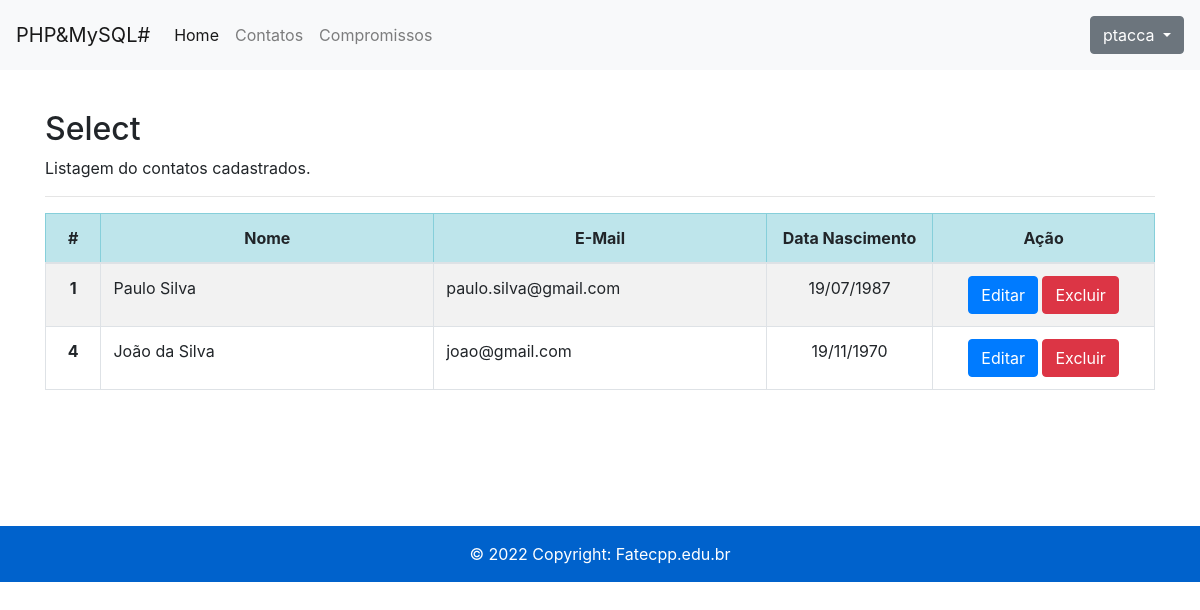
/select.php (signed in), run on an earlier commit of the app's database.
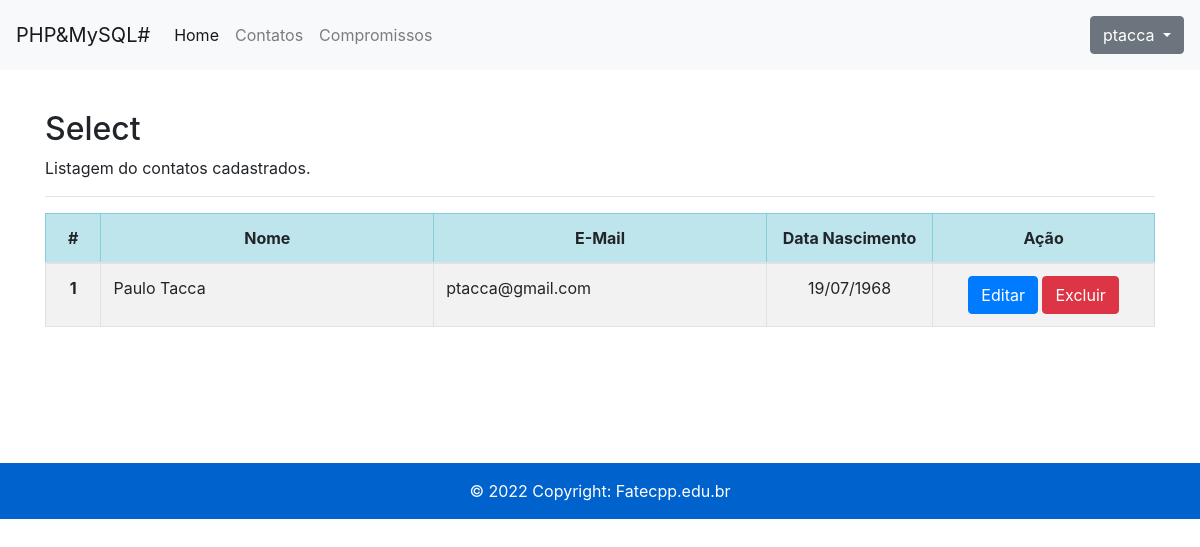
And on a later commit of the database.
### tables this page shows
CREATE TABLE `contatos` (
  `id` int(11) NOT NULL,
  `nome` varchar(100) NOT NULL,
  `email` varchar(100) NOT NULL,
  `datanasc` date DEFAULT NULL,
  `created_at` datetime NOT NULL DEFAULT current_timestamp()
);

### select.php (the view, shortened to what this page needs)
<?php
require("header-inc.php");
require_once('connection.php');
$mysql_query = "SELECT * FROM contatos ORDER BY id";
$result = $conn->query($mysql_query);
?>
<div class="container">
  <h2>Select</h2>
  <p>Listagem do contatos cadastrados.</p>
  <hr>
  <table class="table table-striped table-bordered table-hover">
    <thead>
      <tr class="table-info" style="text-align:center">
        <th scope="col" style="width: 5%;">#</th>
        <th scope="col">Nome</th>
        <th scope="col" style="width: 30%;">E-Mail</th>
        <th scope="col" style="width: 15%;">Data Nascimento</th>
        <th scope="col" style="width: 20%;">Ação</th>
      </tr>
    </thead>
    <tbody>
      <?php while($data = mysqli_fetch_array($result)) { ?>
      <tr>
        <th scope="row" style="text-align:center"><?php echo $data['id']; ?></th>
        <td><?php echo $data['nome']; ?></td>
        <td><?php echo $data['email']; ?></td>
        <td style="text-align:center"><?php echo date('d/m/Y', strtotime($data['datanasc'])); ?></td>
        <td style="text-align:center">
          <a href="update.php?id=<?php echo $data['id']; ?>">
            <button type="button" class="btn btn-primary">Editar</button></a>
          <a href="delete.php?id=<?php echo $data['id']; ?>">
            <button type="button" class="btn btn-danger">Excluir</button></a>
        </td>
      </tr>
      <?php } ?>
    </tbody>
  </table>
</div>
<?php require("footer-inc.php"); ?>

What changed in the data, as far as the page shows it:
removed contatos: id "4", nome "João da Silva", email "joao@gmail.com", datanasc "19/11/1970"
changed contatos id 1: nome "Paulo Silva" → "Paulo Tacca"; email "paulo.silva@gmail.com" → "ptacca@gmail.com"; datanasc "19/07/1987" → "19/07/1968"
